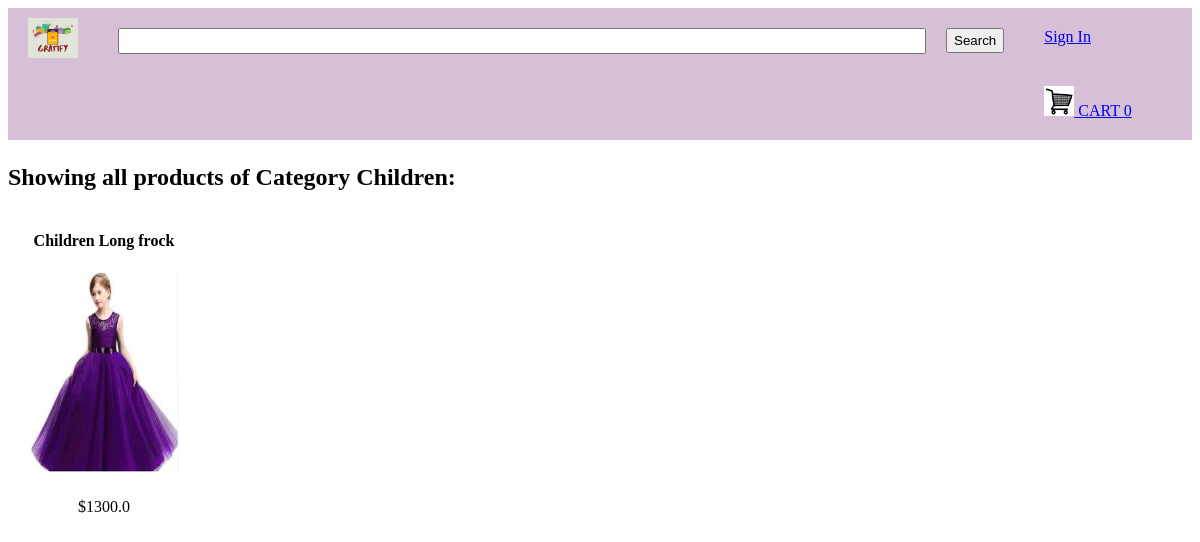
The app's page /displayCategory?categoryId=3, older data.
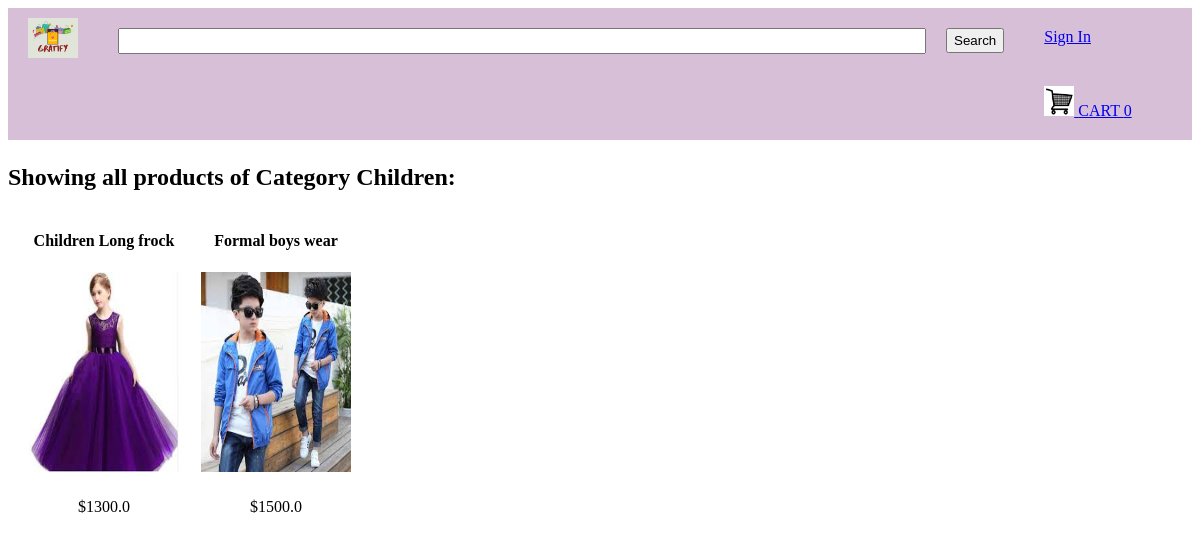
The same page, newer data.
### tables this page shows
CREATE TABLE products
		(productId INTEGER PRIMARY KEY,
		name TEXT,
		price REAL,
		description TEXT,
		image TEXT,
		stock INTEGER,
		categoryId INTEGER,
		FOREIGN KEY(categoryId) REFERENCES categories(categoryId)
		);

### home.py (the view)
@app.route("/displayCategory")
def displayCategory():
        loggedIn, firstName, noOfItems = getLoginDetails()
        categoryId = request.args.get("categoryId")
        with sqlite3.connect('gratify.db') as conn:
            cur = conn.cursor()
            cur.execute("SELECT products.productId, products.name, products.price, products.image, categories.name FROM products, categories WHERE products.categoryId = categories.categoryId AND categories.categoryId = ?", (categoryId, ))
            data = cur.fetchall()
            print(data)
        conn.close()
        categoryName = data[0][4]
        data = parse(data)
        return render_template('displayCategory.html', data=data, loggedIn=loggedIn, firstName=firstName, noOfItems=noOfItems, categoryName=categoryName)

### home.py (called while the page is built)
def getLoginDetails():
    with sqlite3.connect('gratify.db') as conn:
        cur = conn.cursor()
        if 'email' not in session:
            loggedIn = False
            firstName = ''
            noOfItems = 0
        else:
            loggedIn = True
            cur.execute("SELECT userId, firstName FROM users WHERE email = ?", (session['email'], ))
            userId, firstName = cur.fetchone()
            cur.execute("SELECT count(productId) FROM kart WHERE userId = ?", (userId, ))
            noOfItems = cur.fetchone()[0]
    conn.close()
    return (loggedIn, firstName, noOfItems)

def parse(data):
    ans = []
    i = 0
    while i < len(data):
        curr = []
        for j in range(7):
            if i >= len(data):
                break
            curr.append(data[i])
            i += 1
        ans.append(curr)
    return ans

### templates/displayCategory.html (shortened to what this page needs)
<!DOCTYPE HTML>
<html>
<head>
<link rel="stylesheet" href={{url_for('static', filename='css/home.css') }} />
<link rel="stylesheet" href={{url_for('static', filename='css/topStyle.css') }} />
</head>
<body>
<div id="title">
	<a href="/">
		<img id="logo" src= {{url_for('static', filename='images/logo.png') }} />
	</a>
	<form>
		<input id="searchBox" type="text" name="searchQuery">
		<input id="searchButton" type="submit" value="Search">
	</form>
	{% if not loggedIn %}
	<div id="signInButton">
		<a class="link" href="/loginForm">Sign In</a>
	</div>
	{% endif %}
	<div id="kart">
		<a class="link" href="/cart">
			<img src={{url_for('static', filename='images/shoppingCart.png')}} id="cartIcon" />
			CART {{noOfItems}}
		</a>
	</div>
</div>
<div>
	<h2>Showing all products of Category {{categoryName}}:</h2>
	{% for itemData in data %}
	<table>
		<tr id="productName">
			{% for row in itemData %}
			<td>
				{{row[1]}}
			</td>
			{% endfor %}
		</tr>
		<tr id="productImage">
			{% for row in itemData %}
			<td>
				<a href="/productDescription?productId={{row[0]}}">
					<img src={{url_for('static', filename='uploads/' + row[3]) }} id="itemImage" />
				</a>
			</td>
			{% endfor %}
		</tr>
		<tr id="productPrice">
			{% for row in itemData %}
			<td>
				${{row[2]}}
			</td>
			{% endfor %}
		</tr>
	</table>
	{% endfor %}
</div>
</body>
</html>

Row changes from the older to the newer data that the page shows:
added products: name "Formal boys wear", image (picture), price "1500.0"
